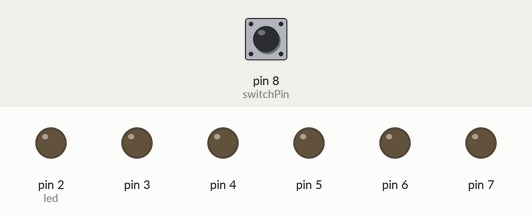
Bench run of a sketch on a simulated Arduino Uno, built with avr-gcc and run on an emulated ATmega328P. Parts: output pins drawn as LEDs (lit = HIGH). The inputs (shaded band) are chosen by the test bench; at power-on: pin 8 (switchPin) LOW.

Above: at 1.2 s.
1.3 s: pin 8 (switchPin) pulled LOW for 0.15 s
At 4.7 s:
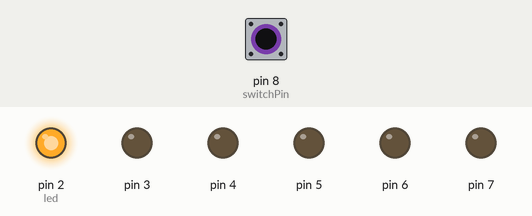
12.9 s: pin 8 (switchPin) pulled LOW for 1 s
At 18.8 s:
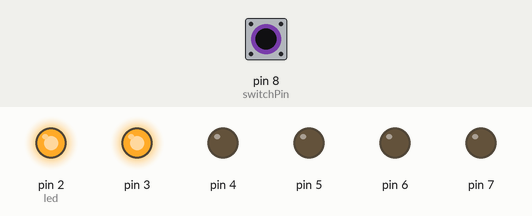
27.4 s: pin 8 (switchPin) pulled LOW for 3.2 s
At 37.8 s:
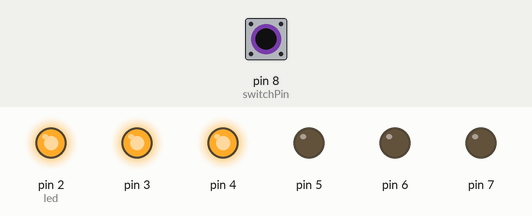
Timing chart, 0 to 44.1 s (numbered marks = the images above; inputs shaded):
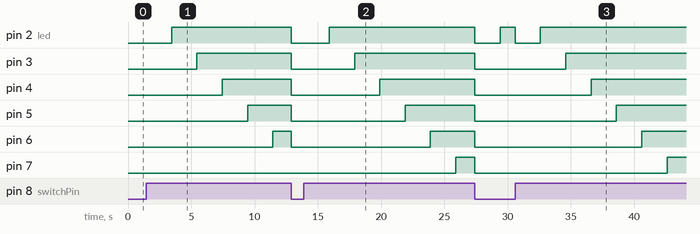

Measured:
- after the input at 1.3 s, pin 2 (led): LOW → HIGH after 2.1 s instead of 0.70 s; pin 3: LOW → HIGH after 4.2 s instead of 2.7 s; pin 4: LOW → HIGH after 6.2 s instead of 4.7 s; pin 5: LOW → HIGH after 8.2 s instead of 6.7 s; pin 6: LOW → HIGH after 10.2 s instead of 8.7 s
- after the input at 12.9 s, pin 2 (led): HIGH → LOW at once, → HIGH 3.0 s later; pin 3: HIGH → LOW at once, → HIGH 5.0 s later; pin 4: HIGH → LOW at once, → HIGH 7.0 s later; pin 5: HIGH → LOW at once, → HIGH 9.0 s later; pin 6: HIGH → LOW at once, → HIGH 11.0 s later
- after the input at 27.4 s, pin 2 (led): alternates HIGH for 1.2 s and LOW for 2.0 s, 4 changes in all, then stays HIGH, starting at once; pin 3: HIGH → LOW at once, → HIGH 7.2 s later; pin 4: HIGH → LOW at once, → HIGH 9.2 s later; pin 5: HIGH → LOW at once, → HIGH 11.2 s later; pin 6: HIGH → LOW at once, → HIGH 13.2 s later

The sketch:

Digital_Hourglass.ino
```cpp
const int switchPin = 8;                //Switch wired to pin 8. Setting up value for variable switchPin that will come into play later
unsigned long previousTime = 0;         //Initialize other variables
int switchState = 0;
int previousState = 0;

int led = 2;                            //LED wired to pin 2
long interval = 2000;                   //interval = 2000 milliseconds

void setup() {
  // setup code here, to run once:

  for (int x = 2; x<8; x++){            //for loop pins 2 through 7
    pinMode(x, OUTPUT);                 //set pinMode to output
  }

  pinMode(switchPin, INPUT);            //pinMode of pin 8 set to input
}

void loop() {
  // main code here, to run repeatedly:

  unsigned long currentTime = millis();                 //time since start of program is recorded

  if ((currentTime - previousTime) > interval) {        //if current time - previous time > the 2000 millisecond interval
    previousTime = currentTime;                         //set previousTime = currentTime
    digitalWrite(led, HIGH);                            //turn on led coming from pin 2
    led++;                                              //set led = pin 3

  }

  switchState = digitalRead(switchPin);                 //read input from pin 8

  if (switchState != previousState) {                   //if input from pin 8 does not equal previous state (= 0)
    for (int x = 2; x < 8; x++) {                       //loop through 2 through 7
      digitalWrite(x, LOW);                             //turn output low for each turning off led's
    }
    led = 2;                                            //reset led = 2 resetting led loop
    previousTime = currentTime;                         //set previousTime = currentTime resetting timer
  }

  previousState = switchState;                          //reset switchState = 0

}
```
